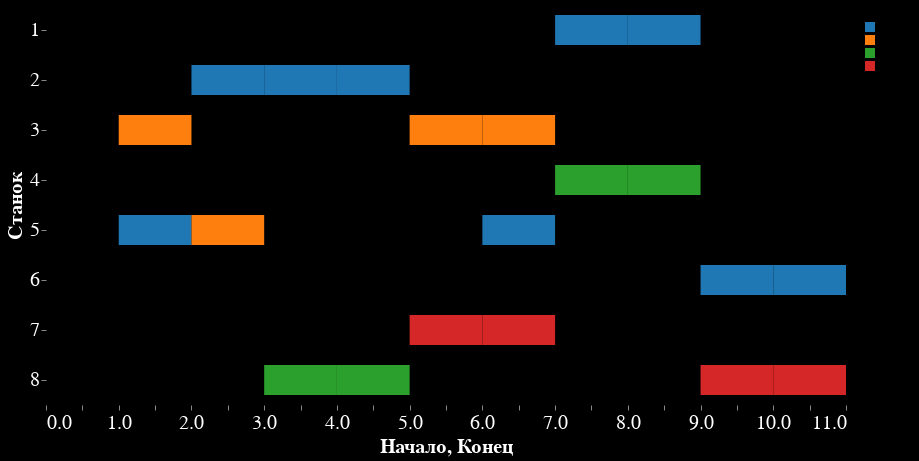

The notebook cell this image was saved under:
### Code cell
tasks = []
for i, row in enumerate(time_op_machines, start=1):
    for j, task in enumerate(row[1:], start=1):
        if task != 0:
            tasks.append({
                'Станок': j,
                'Начало': i,
                'Конец': i + 1,
                'Операция': task
            })

df_tasks = pd.DataFrame(tasks)

color_palette = ['#1f77b4', '#ff7f0e', '#2ca02c', '#d62728', '#660F58', '#8c564b', '#e377c2', '#bcbd22']

bars = alt.Chart(df_tasks).mark_bar(size=30).encode(
    x='Начало:Q',
    x2='Конец:Q',
    y=alt.Y('Станок:N', scale=alt.Scale(domain=list(range(1, len(time_op_machines[0]))))),
    color=alt.Color('Операция:N', scale=alt.Scale(range=color_palette))
)

chart = (bars).properties(
    width=800,
    height=400,
    background='black'
).configure_view(
    fill="black",
    strokeOpacity=0
).configure_title(
    color='white',
    fontSize=20
).configure_axis(
    labelColor='white',
    titleColor='white',
    labelFontSize=20,
    titleFontSize=20,
    grid=False,
    domain=False
)

chart.save('dGant_mach_op.html')

chart.interactive()

### Figure 1 — Vega-Lite specification as saved in the notebook (floating-point values rounded to 4 significant figures)
{"config": {"view": {"continuousWidth": 300, "continuousHeight": 300, "fill": "black", "strokeOpacity": 0}, "axis": {"domain": false, "grid": false, "labelColor": "white", "labelFontSize": 20, "titleColor": "white", "titleFontSize": 20}, "title": {"color": "white", "fontSize": 20}}, "data": {"name": "data-3ace0f5f1c287eb897fbd50551c9994f"}, "mark": {"type": "bar", "size": 30}, "background": "black", "encoding": {"color": {"field": "Операция", "scale": {"range": ["#1f77b4", "#ff7f0e", "#2ca02c", "#d62728", "#660F58", "#8c564b", "#e377c2", "#bcbd22"]}, "type": "nominal"}, "x": {"field": "Начало", "type": "quantitative"}, "x2": {"field": "Конец"}, "y": {"field": "Станок", "scale": {"domain": [1, 2, 3, 4, 5, 6, 7, 8]}, "type": "nominal"}}, "height": 400, "params": [{"name": "param_41", "select": {"type": "interval", "encodings": ["x", "y"]}, "bind": "scales"}], "width": 800, "$schema": "https://vega.github.io/schema/vega-lite/v5.16.3.json", "datasets": {"data-3ace0f5f1c287eb897fbd50551c9994f": [{"Станок": 3, "Начало": 1, "Конец": 2, "Операция": 2}, {"Станок": 5, "Начало": 1, "Конец": 2, "Операция": 1}, {"Станок": 2, "Начало": 2, "Конец": 3, "Операция": 1}, {"Станок": 5, "Начало": 2, "Конец": 3, "Операция": 2}, {"Станок": 2, "Начало": 3, "Конец": 4, "Операция": 1}, {"Станок": 8, "Начало": 3, "Конец": 4, "Операция": 3}, {"Станок": 2, "Начало": 4, "Конец": 5, "Операция": 1}, {"Станок": 8, "Начало": 4, "Конец": 5, "Операция": 3}, {"Станок": 3, "Начало": 5, "Конец": 6, "Операция": 2}, {"Станок": 7, "Начало": 5, "Конец": 6, "Операция": 4}, {"Станок": 3, "Начало": 6, "Конец": 7, "Операция": 2}, {"Станок": 5, "Начало": 6, "Конец": 7, "Операция": 1}, {"Станок": 7, "Начало": 6, "Конец": 7, "Операция": 4}, {"Станок": 1, "Начало": 7, "Конец": 8, "Операция": 1}, {"Станок": 4, "Начало": 7, "Конец": 8, "Операция": 3}, {"Станок": 1, "Начало": 8, "Конец": 9, "Операция": 1}, {"Станок": 4, "Начало": 8, "Конец": 9, "Операция": 3}, {"Станок": 6, "Начало": 9, "Конец": 10, "Операция": 1}, {"Станок": 8, "Начало": 9, "Конец": 10, "Операция": 4}, {"Станок": 6, "Начало": 10, "Конец": 11, "Операция": 1}, {"Станок": 8, "Начало": 10, "Конец": 11, "Операция": 4}]}}
